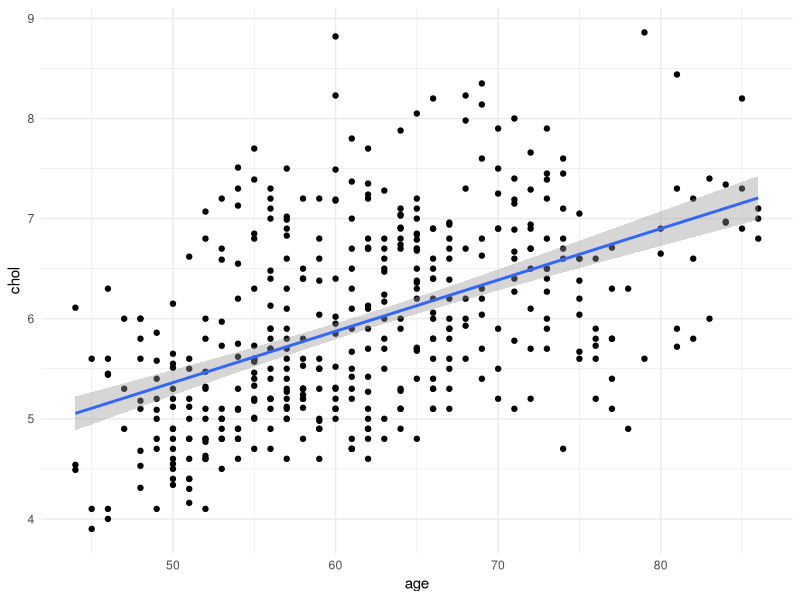
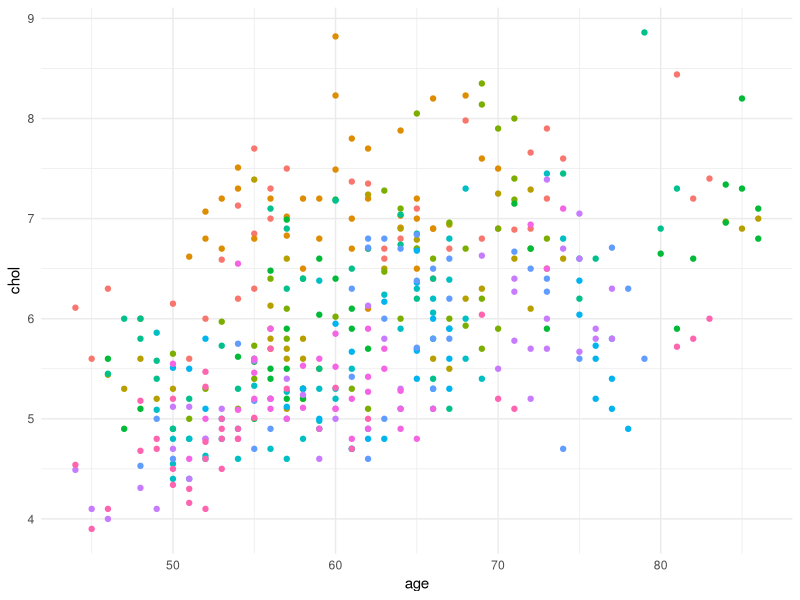
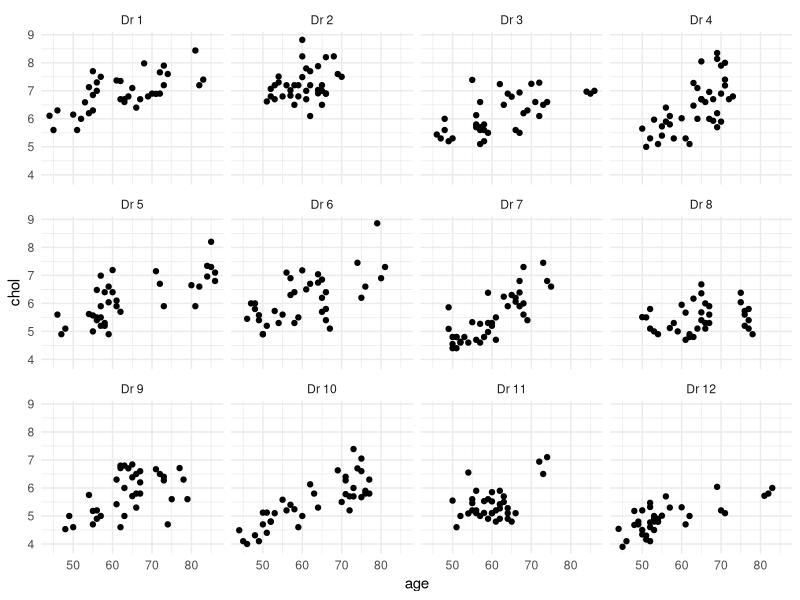
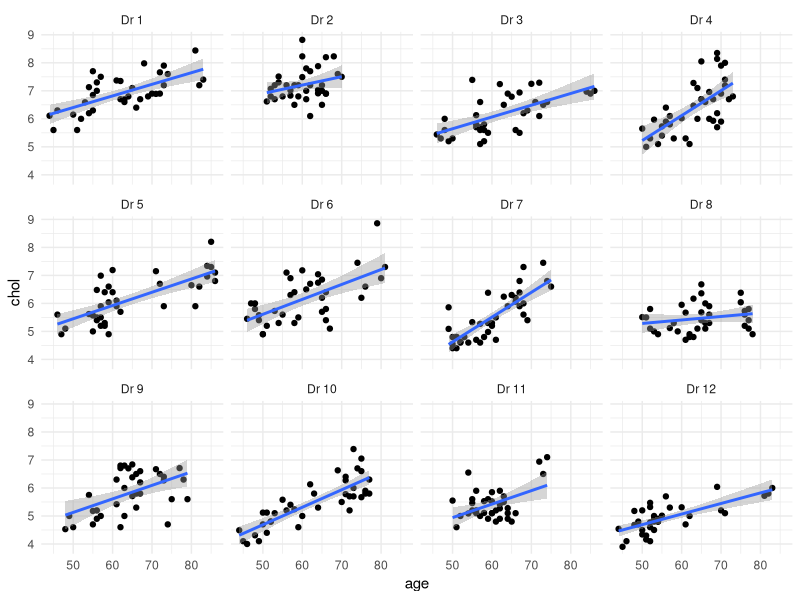
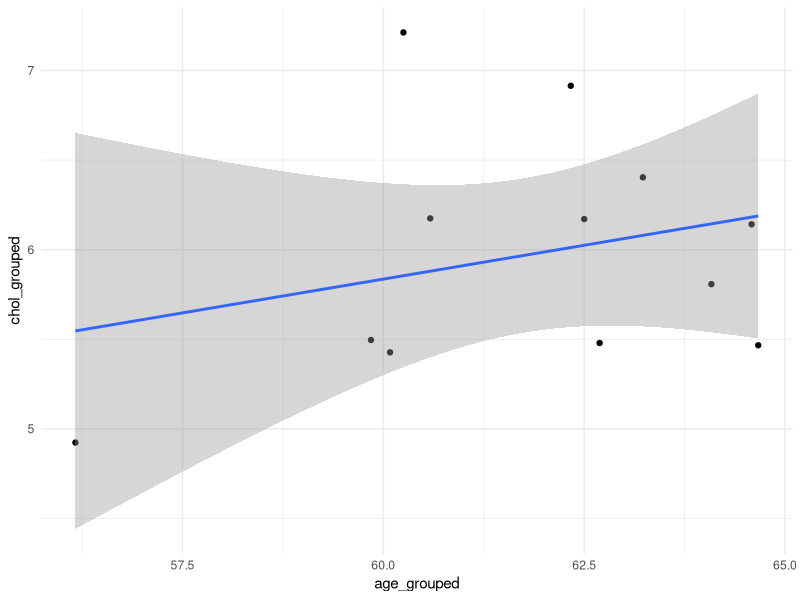
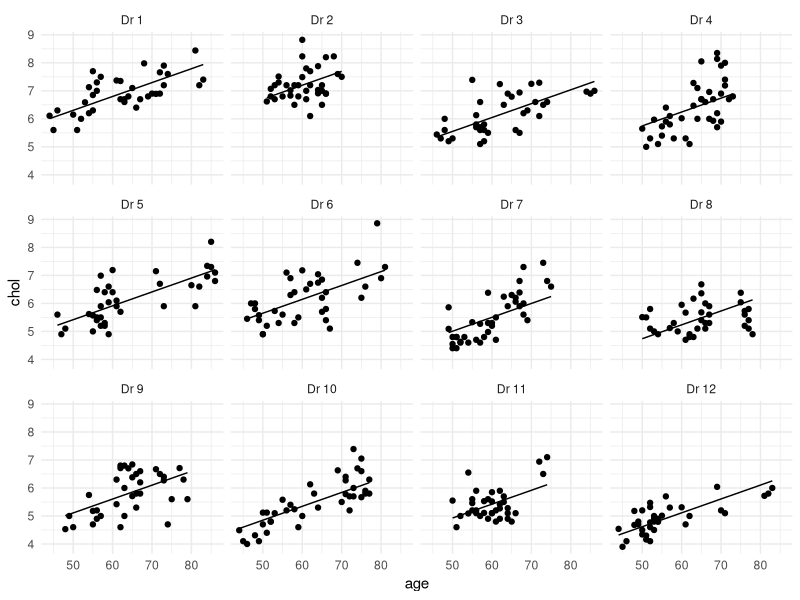
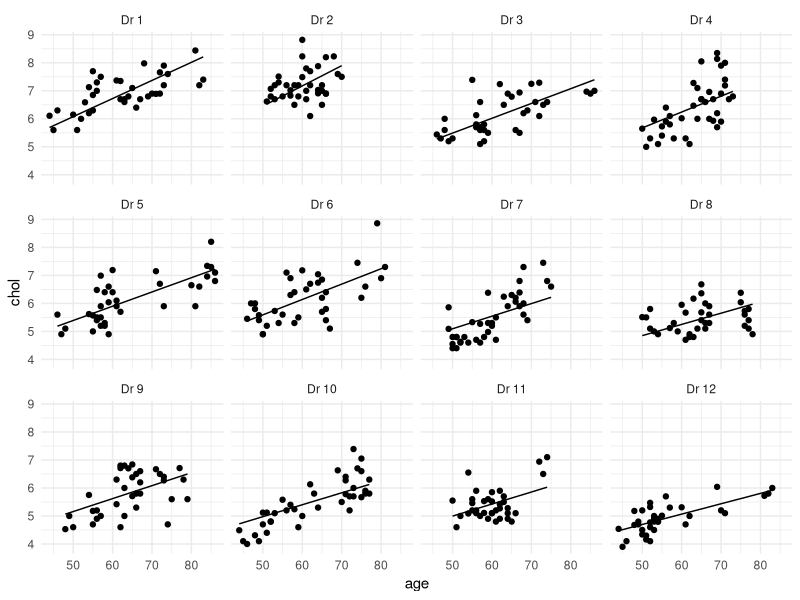

Write R code to recreate these figures, in order.
## ---- chunk 1
#| echo: false

library(tidyverse)
data_chol <- read_csv("assets/cholesterol.csv")
## ---- chunk 2
#| echo: true
table(data_chol$doctor)
## ---- chunk 3
#| echo: true
head(data_chol)
## ---- chunk 4
#| echo: true
model_pooled <- lm(chol ~ age, data = data_chol)
## ---- chunk 5
#| echo: false
#| eval: true
#| fig-align: "center"
data_chol |>
  ggplot(aes(x = age, y = chol)) +
  geom_point() +
  geom_smooth(method = "lm") +
  theme_minimal()
## ---- chunk 6
#| echo: true
#| eval: true
summary(model_pooled)
## ---- chunk 7
#| echo: true
#| eval: true
#| fig-align: "center"
data_chol |>
  mutate(doctor_name = factor(str_c("Dr ", doctor), levels = str_c("Dr ", 1:12))) |>
  ggplot(aes(x = age, y = chol, colour = doctor_name)) +
  geom_point() +
  theme_minimal() +
  theme(legend.position = "none")
## ---- chunk 8
#| echo: true
#| eval: true
#| fig-align: "center"
data_chol |>
  mutate(doctor_name = factor(str_c("Dr ", doctor), levels = str_c("Dr ", 1:12))) |>
  ggplot(aes(x = age, y = chol)) +
  geom_point() +
  facet_wrap(~doctor_name) +
  theme_minimal()
## ---- chunk 9
#| echo: true
model_separate <- lm(chol ~ age | doctor, data = data_chol)
## ---- chunk 10
#| echo: true
#| eval: true
#| fig-align: "center"
data_chol |>
  mutate(doctor_name = factor(str_c("Dr ", doctor), levels = str_c("Dr ", 1:12))) |>
  ggplot(aes(x = age, y = chol)) +
  geom_point() +
  geom_smooth(method = "lm") +
  facet_wrap(~doctor_name) +
  theme_minimal()
## ---- chunk 11
#| echo: true
data_grouped <- data_chol |>
  group_by(doctor) |>
  summarise(chol_grouped = mean(chol), age_grouped = mean(age))
## ---- chunk 12
#| echo: true
model_grouped <- lm(chol_grouped ~ age_grouped, data = data_grouped)
## ---- chunk 13
#| echo: false
#| eval: true
#| fig-align: "center"
data_grouped |>
  ggplot(aes(x = age_grouped, y = chol_grouped)) +
  geom_point() +
  geom_smooth(method = "lm") +
  theme_minimal()
## ---- chunk 14
#| echo: true
#| eval: true
summary(model_grouped)
## ---- chunk 15
#| echo: true
model_varying_intercept <- lm(chol ~ as.factor(doctor) + age, data = data_chol)
## ---- chunk 16
#| echo: true
#| eval: true
summary(model_varying_intercept)
## ---- chunk 17
#| echo: false
#| eval: true
#| fig-align: "center"
data_chol |>
  mutate(
    doctor_name = factor(str_c("Dr ", doctor), levels = str_c("Dr ", 1:12)),
    .fitted = fitted(model_varying_intercept)
  ) |>
  ggplot(aes(x = age)) +
  geom_point(aes(y = chol)) +
  geom_line(aes(y = .fitted)) +
  facet_wrap(~doctor_name) +
  theme_minimal()
## ---- chunk 18
#| echo: true
model_varying_slope <- lm(chol ~ age:as.factor(doctor), data = data_chol)
## ---- chunk 19
#| echo: true
#| eval: true
summary(model_varying_slope)
## ---- chunk 20
#| echo: false
#| eval: true
#| fig-align: "center"
data_chol |>
  mutate(
    doctor_name = factor(str_c("Dr ", doctor), levels = str_c("Dr ", 1:12)),
    .fitted = fitted(model_varying_slope)
  ) |>
  ggplot(aes(x = age)) +
  geom_point(aes(y = chol)) +
  geom_line(aes(y = .fitted)) +
  facet_wrap(~doctor_name) +
  theme_minimal()
